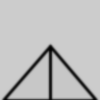
Frame 1 (no input)
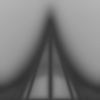
Frame 60 (the mouse pressed at the canvas centre just before this capture)
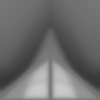
Frame 120 (the mouse held since frame 60 and released just before this capture)

The Processing sketch that drew these frames (run headless with seeded random() and noise(); from frame 60 on, the mouse is pressed at the canvas centre):

// Processing sketch: processing_4026
// ── processing_4026.pde

void setup(){smooth();strokeWeight(3);}float a,n,c,h,w,f;void draw(){h=height;w=h/2;a+=.3;f=(c+128)%255;n=noise(a)*h;fill(f,16);triangle(w+n,h,w-n,h,w,n);line(w,h,w,n);stroke((c+=1)%255);filter(11);}
